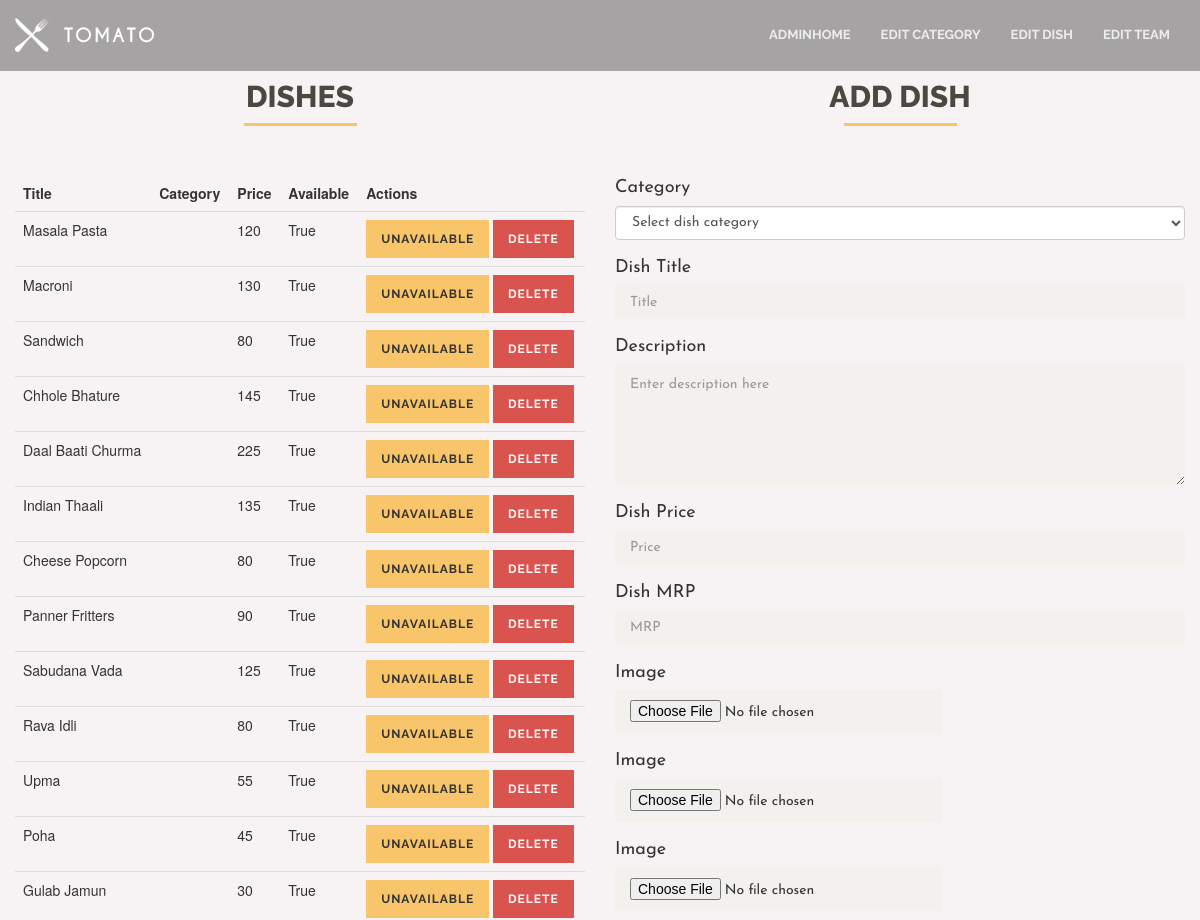
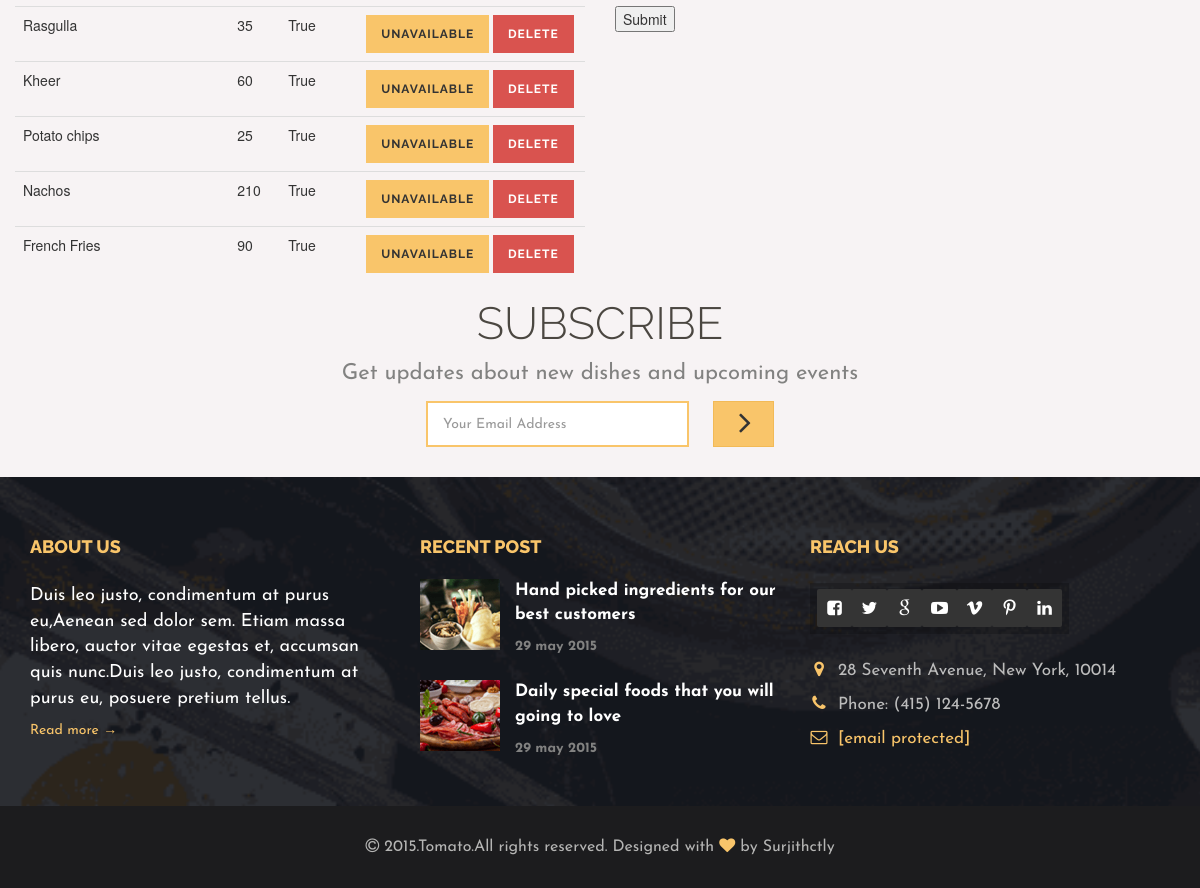
/management/editdish, run on the app's committed database (2 pictures, top to bottom).
### management/models.py (models this page shows, shortened)
class Dish(models.Model):
    cat = models.ForeignKey(Category, on_delete=models.CASCADE, blank=True, null=True)
    title = models.CharField(max_length=30, blank=True, null=True)
    dis = models.TextField(null=True, blank=True)
    img = models.FileField(null=True,blank=True)
    img1 = models.FileField(null=True,blank=True)
    img2 = models.FileField(null=True,blank=True)
    price = models.IntegerField(null=True,blank=True)
    mrp = models.IntegerField(null=True,blank=True)
    avail = models.BooleanField(default=True, blank=True, null=True)

### management/views.py (the view, shortened to what this page needs)
# urls.py: path('editdish', EditDish, name='editdish'),
def EditDish(request):
    dish = Dish.objects.all()
    cat = Category.objects.all()
    if 'unavail' in request.POST:
        Dish.objects.filter(id = request.POST['unavail']).update(avail = False)
    if 'avail' in request.POST:
        Dish.objects.filter(id = request.POST['avail']).update(avail = True)
    if 'delete' in request.POST:
        Dish.objects.get(id = request.POST['delete']).delete()
    d = {'dish':dish, 'cat':cat}
    return render(request, 'editdish.html', d)

### templates/editdish.html (shortened to what this page needs)
{% extends 'base2.html' %}
{% block body %}
{% load static %}
<div class="col-md-6">
    <div class="page-header">
        <h2>Dishes</h2>
    </div>
    <table class="table">
        <thead>
            <tr>
                <th>Title</th>
                <th>Category</th>
                <th>Price</th>
                <th>Available</th>
                <th>Actions</th>
            </tr>
        </thead>
        <tbody>
            {% for i in dish %}
            <tr>
                <td>{{ i.title }}</td>
                <td>{{ i.get.name }}</td>
                <td>{{ i.price }}</td>
                <td>{{ i.avail }}</td>
                <form method='post'>
                <td>
                {% if i.avail %}
                    <button type="submit" name="unavail" value="{{ i.id }}" class="btn btn-default btn-xs">Unavailable</button>
                {% else %}
                    <button type="submit" name="avail" value="{{ i.id }}" class="btn btn-success btn-xs">Available</button>
                {% endif %}
                <button type="submit" name="delete" value="{{ i.id}}" class="btn btn-danger btn-xs">Delete</button>
                </td>
                </form>
            {% endfor %}
            </tr>
        </tbody>
    </table>
</div>
<div class="col-md-6">
    <div class="page-header">
        <h2>Add Dish</h2>
    </div>
    <form method="post" enctype="multipart/form-data">
        <div class="form-group">
            <label for="">Category</label>
            <select class="form-control" name="cat">
                <option selected disabled>Select dish category</option>
            </select>
        </div>
        <div class="form-group">
            <label for="">Dish Title</label>
            <input type="text" name="title" class="form-control" id="" placeholder="Title">
        </div>
        <div class="form-group">
            <label for="">Description</label>
            <textarea class="form-control" name="dis" rows="5" cols="35" placeholder="Enter description here"></textarea>
        </div>
        <div class="form-group">
            <label for="">Dish Price</label>
            <input type="number" name="price" class="form-control" id="" placeholder="Price">
        </div>
        <div class="form-group">
            <label for="">Dish MRP</label>
            <input type="number" name="mrp" class="form-control" id="" placeholder="MRP">
        </div>
        <div class="form-group">
            <label for="exampleInputFile">Image</label>
            <input type="file" name="img" id="exampleInputFile">
        </div>
        <div class="form-group">
            <label for="exampleInputFile">Image</label>
            <input type="file" name="img1" id="exampleInputFile">
        </div>
        <div class="form-group">
            <label for="exampleInputFile">Image</label>
            <input type="file" name="img2" id="exampleInputFile">
        </div>
        <button type="submit" name="add" class="btn-btn-default">Submit</button>
    </form>
</div>
{% endblock %}

### static/css/main.css (style rules this page uses)
body { height:100%;overflow-y:scroll;-webkit-overflow-scrolling:touch }
h1,h2,h3,h4,h5,h6,.h1,.h2,.h3,.h4,.h5,.h6 { font-family:raleway,sans-serif;text-transform:uppercase;color:#4b4741;text-align:center;font-weight:800 }
.page-header { border:none;margin:80px 0 40px }
.page-header:after { content:"";display:block;position:relative;height:3px;width:113px;background-color:#f9c56a;margin:0 auto }
html { text-rendering:optimizeLegibility!important;-webkit-font-smoothing:antialiased!important }
.form-group { font-family:josefin sans,sans-serif }
.form-group label { font-size:18px;font-weight:400 }
.form-group input,.form-group textarea { border-radius:0;border:none!important;-webkit-box-shadow:none!important;-moz-box-shadow:none!important;box-shadow:none!important;background-color:#f3f1ed;padding:10px 15px }
.btn { border-radius:0;border:none;font-family:raleway,sans-serif;text-transform:uppercase;letter-spacing:1px;font-weight:700;padding:10px 15px }
.btn-default { background-color:#f9c56a }
table { width:100% }
.table thead tr th { border-radius:0!important;border:none }
input,textarea { outline:0 }
.slick-slide,.slick-list,.slick-active,button,input,textarea { outline:0 }

### data on the page
Dish: title "Masala Pasta", price "120", avail "True", {{ i.id }} 1 (drawn)
Dish: title "Macroni", price "130", avail "True", {{ i.id }} 2 (drawn)
Dish: title "Sandwich", price "80", avail "True", {{ i.id }} 3 (drawn)
Dish: title "Chhole Bhature", price "145", avail "True", {{ i.id }} 4 (drawn)
Dish: title "Daal Baati Churma", price "225", avail "True", {{ i.id }} 5 (drawn)
Dish: title "Indian Thaali", price "135", avail "True", {{ i.id }} 6 (drawn)
Dish: title "Cheese Popcorn", price "80", avail "True", {{ i.id }} 7 (drawn)
Dish: title "Panner Fritters", price "90", avail "True", {{ i.id }} 8 (drawn)
Dish: title "Sabudana Vada", price "125", avail "True", {{ i.id }} 9 (drawn)
Dish: title "Rava Idli", price "80", avail "True", {{ i.id }} 10 (drawn)
Dish: title "Upma", price "55", avail "True", {{ i.id }} 11 (drawn)
Dish: title "Poha", price "45", avail "True", {{ i.id }} 12 (drawn)
Dish: title "Gulab Jamun", price "30", avail "True", {{ i.id }} 13 (drawn)
Dish: title "Rasgulla", price "35", avail "True", {{ i.id }} 14 (drawn)
Dish: title "Kheer", price "60", avail "True", {{ i.id }} 15 (drawn)
Dish: title "Potato chips", price "25", avail "True", {{ i.id }} 16 (drawn)
Dish: title "Nachos", price "210", avail "True", {{ i.id }} 17 (drawn)
Dish: title "French Fries", price "90", avail "True", {{ i.id }} 18 (drawn)
